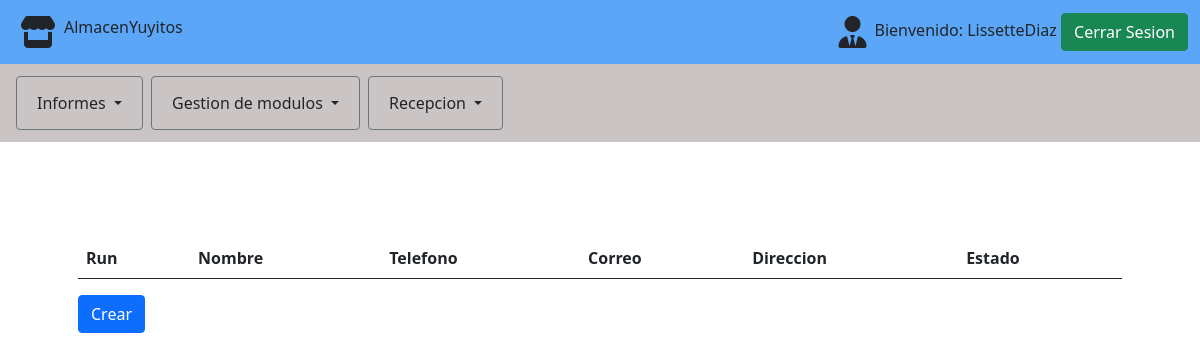
Page /clientes/ (signed in) on the earlier database version.
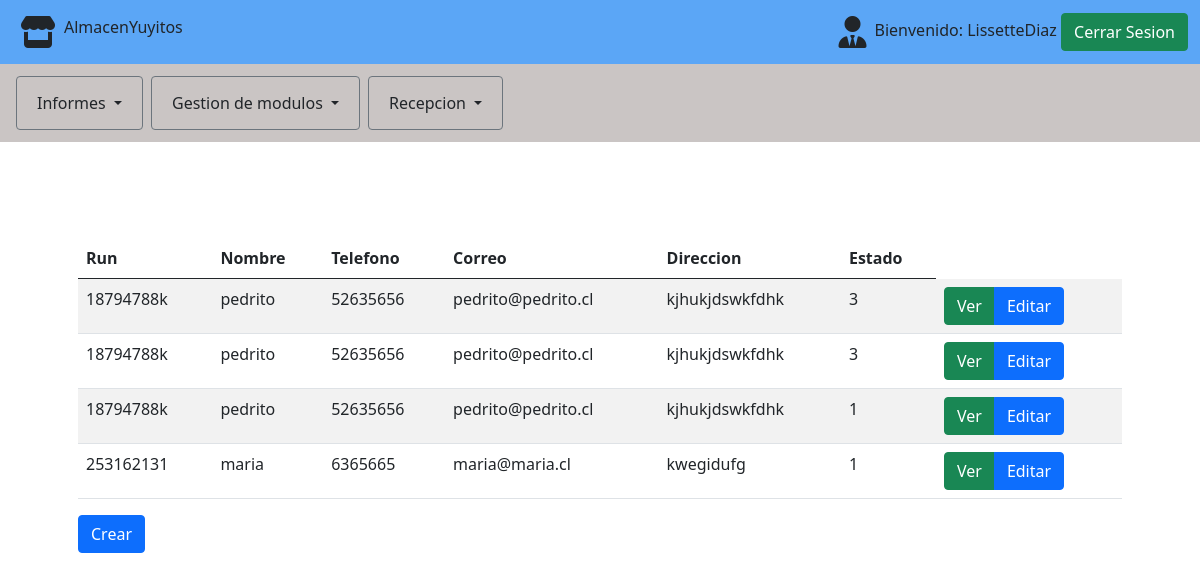
Same page on the later database version.
### src/models.py (models this page shows)
class CLIENTE(models.Model):
    run = models.CharField(max_length=10, default=None)
    nombre = models.CharField(max_length=100, default=None)
    telefono = models.CharField(max_length=12, default=None)
    correo = models.CharField(max_length=128, default=None)
    direccion = models.CharField(max_length=150, default=None)
    estado = models.IntegerField(default=None,choices=estado_cliente)

### src/views.py (the view)
# urls.py: path('clientes/', ClienteListado.as_view(template_name = "clientes/listar.html"), name='listarClientes'),
@method_decorator(login_required, name='dispatch')
class ClienteListado(ListView):
    model = CLIENTE

### src/templates/clientes/listar.html (shortened to what this page needs)
{% extends 'layout.html' %}
{% load static %}
{% load widget_tweaks %}
{% block content %}
    <div class="container p-5">
      <table class="table table-striped table-hover">
        <thead>
          <tr>
            <th>Run</th>
            <th>Nombre</th>
            <th>Telefono</th>
            <th>Correo</th>
            <th>Direccion</th>
            <th>Estado</th>
          </tr>
        </thead>
        <tbody>
        {% for cliente in object_list %}
          <tr>
            <td>{{ cliente.run }}</td>
            <td>{{ cliente.nombre }}</td>
            <td>{{ cliente.telefono }}</td>
            <td>{{ cliente.correo }}</td>
            <td>{{ cliente.direccion }}</td>
            <td>{{ cliente.estado }}</td>
            <td>
              <form method="POST" action="eliminar/{{user.id}}">
                <div class="btn-group">
                  <a href="detalle/{{cliente.id}}" title="Ver" type="button" class="btn btn-success">Ver </a>
                  <a href="editar/{{cliente.id}}" title="Editar" type="button" class="btn btn-primary">Editar </a>
                </div>
              </form>
            </td>
          </tr>
        {% endfor %}
        </tbody>
      </table>
      <div align="left" class="btn_crear mb-3">
        <a href="{% url 'crearCliente' %}" type="button" class="btn btn-primary">Crear</a>
      </div>
    </div>
{% endblock %}

Differences in the rows shown:
added CLIENTE: run "18794788k", nombre "pedrito", telefono "52635656", correo "pedrito@pedrito.cl", direccion "kjhukjdswkfdhk", estado "3"
added CLIENTE: run "18794788k", nombre "pedrito", telefono "52635656", correo "pedrito@pedrito.cl", direccion "kjhukjdswkfdhk", estado "3"
added CLIENTE: run "18794788k", nombre "pedrito", telefono "52635656", correo "pedrito@pedrito.cl", direccion "kjhukjdswkfdhk", estado "1"
added CLIENTE: run "253162131", nombre "maria", telefono "6365665", correo "maria@maria.cl", direccion "kwegidufg", estado "1"
